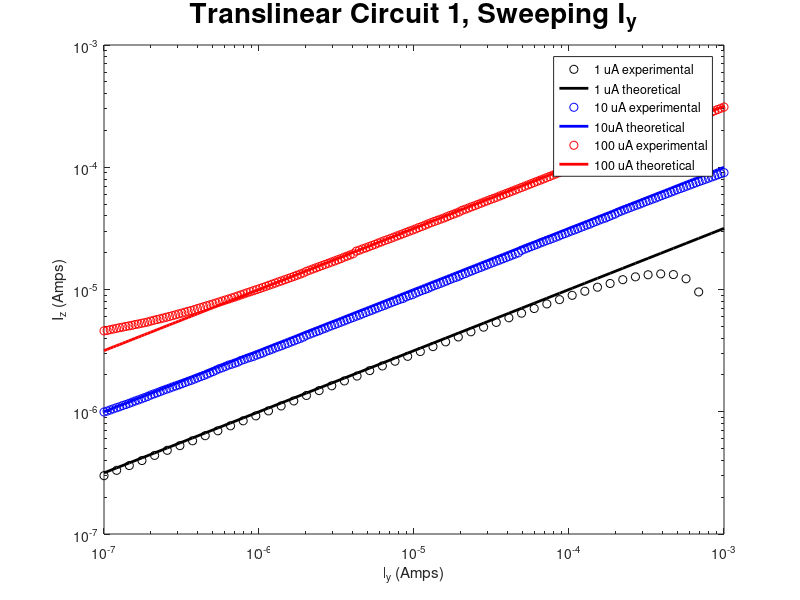

The MATLAB source for this figure:
clf
clear all

load exp2_sweepy_2MOHM
loglog(-I_y_src, I_z_meas, 'ko')
hold on
I_z_exp = sqrt(1e-6 * -I_y_src);
loglog(-I_y_src, I_z_exp, 'k-','linewidth',2)

load exp2_sweepy_200kOHM
loglog(-I_y_src, I_z_meas,'bo')
I_z_exp = sqrt(1e-5 * -I_y_src);
loglog(-I_y_src, I_z_exp, 'b-','linewidth',2)

clear all
load exp2_sweepy_20kOHM
loglog(-I_y_src, I_z_meas,'ro')
I_z_exp = sqrt(1e-4 * -I_y_src);
loglog(-I_y_src, I_z_exp, 'r-','linewidth',2)


legend('1 uA experimental','1 uA theoretical','10 uA experimental','10uA theoretical','100 uA experimental','100 uA theoretical', 'location','best')
xlabel 'I_y (Amps)'
ylabel 'I_z (Amps)'
title('Translinear Circuit 1, Sweeping I_y', 'fontsize',20)
saveas(gcf, 'exp2_sweepy.png')


